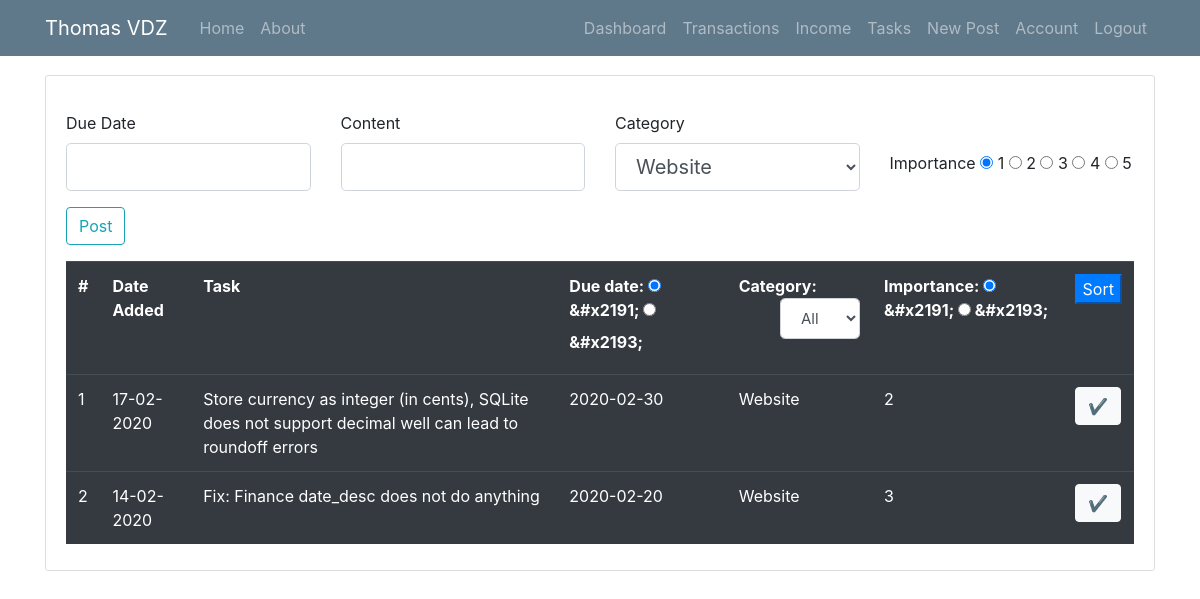
/tasks (signed in), run on an earlier commit of the app's database.
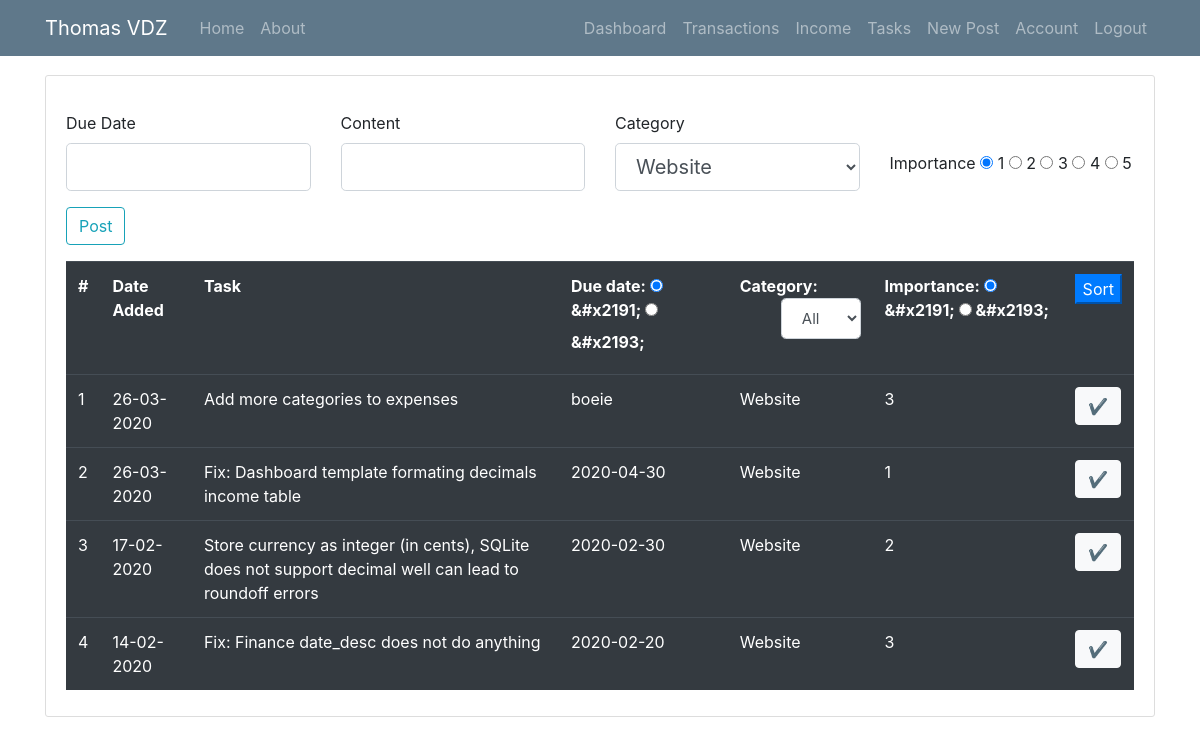
And on a later commit of the database.
### webApp/models.py (models this page shows, shortened)
class Task(db.Model):
    id = db.Column(db.Integer, primary_key=True)
    date_posted = db.Column(db.DateTime, nullable=False, default=datetime.utcnow)
    due_date = db.Column(db.String(20))
    content = db.Column(db.String(100), nullable=False)
    importance = db.Column(db.String(3), nullable=False)
    category = db.Column(db.String(40), nullable=False)
    user_id = db.Column(db.Integer, db.ForeignKey('user.id'), nullable=False)

### webApp/users/routes.py (the view, shortened to what this page needs)
@users.route("/tasks" , methods=['GET','POST'] )
@login_required
def tasks():
    form = TaskForm()
    sort_form= Sort_TaskForm()
    tasks = Task.query.filter_by(author = current_user).order_by(Task.date_posted.desc())
    if sort_form.sort_submit.data and sort_form.validate_on_submit():
        return redirect(url_for('users.sort_tasks', category=sort_form.sort_category.data, date_desc=sort_form.date_desc.data , imp_desc=sort_form.imp_desc.data))
    return render_template('tasks.html',title='To-do List' , form=form, tasks=tasks ,sort_form=sort_form , no_sidebar=True)

### webApp/users/forms.py
class TaskForm(FlaskForm):
    due_date = StringField('Due Date', validators=[DataRequired()])
    content = StringField('Content',  validators=[DataRequired()])
    category = SelectField('Category', choices=[('school','School'),('work','Work'),('website','Website'),('other','Other')] , default='website')
    importance = RadioField('Importance', choices=[('1','1'),('2','2'),('3','3'),('4','4'),('5','5')], default = '1')
    submit = SubmitField('Post')

class Sort_TaskForm(FlaskForm):
    sort_category = SelectField('Category:', choices=[('all','All'),('school','School'),('work','Work'),('website','Website'),('other','Other')] , default='all')
    date_desc = RadioField('Sort Date', choices=[('0','&#x2191;'),('1','&#x2193;')] , default='0')
    imp_desc= RadioField('Importance', choices=[('0','&#x2191;'),('1','&#x2193;')] , default='0')
    sort_submit = SubmitField('Sort')

### webApp/models.py (called while the page is built)
@login_manager.user_loader
def load_user(user_id):
    return User.query.get(int(user_id))

### webApp/templates/tasks.html (shortened to what the changed rows need)
{% extends "layout.html" %}
{% block content %}
    <div class="tasks content-section">
        <form method="POST" action="{{url_for('users.tasks')}}">
            <fieldset class="form-group">
            <div class="row">
                <div class="col task-rating">
                    {% if form.importance.errors %}
                        {{ form.importance(class="form-control form-control-lg is-invalid") }}
                        <div class="invalid-feedback">
                            {% for error in form.importance.errors %}
                                <span>{{ error }}</span>
                            {% endfor %}
                        </div>
                    {% else %}
                        {% for subfield in form.importance %}
                        <tr>
                            <td>{{ subfield }}</td>
                            <td>{{ subfield.label }}</td>
                        </tr>
                        {% endfor %}
                    {% endif %}
                </div>
            </div>
            </fieldset>
        </form>
        <div>
            <table class="table table-dark">
                <form  method="POST" action="">
                    <tr>
                      <th>#</th>
                      <th>Date Added</th>
                      <th>Task</th>
                      <th>Due date:
                        {% for subfield in sort_form.date_desc %}
                            {{ subfield }}
                           {{ subfield.label(class="arrow") }}
                        {% endfor %}
                      </th>
                      <th>Category:
                        {% if sort_form.sort_category.errors %}
                            {{ sort_form.sort_category(class="form-control form-control-lg is-invalid") }}
                            <div class="invalid-feedback">
                                {% for error in sort_form.sort_category.errors %}
                                    <span>{{ error }}</span>
                                {% endfor %}
                            </div>
                        {% else %}
                            {{ sort_form.sort_category(class="form-control form-control-lg") }}
                        {% endif %}
                      </th>
                      <th>Importance:
                        {% for subfield in sort_form.imp_desc %}
                            {{ subfield }}
                            {{ subfield.label(class="arrow") }}
                        {% endfor %}
                      </th>
                      <th>{{sort_form.sort_submit(class="btn-sml sort-submit btn-primary")}}</th>
                    </tr>
                </form>
              {% for task in tasks %}
                <tr>
                  <td>{{loop.index}}</td>
                  <td>{{task.date_posted.strftime('%d-%m-%Y')}}</td>
                  <td>{{task.content}}</td>
                  <td>{{task.due_date}}</td>
                  <td style="text-transform: capitalize;">{{task.category}}</td>
                  <td>{{task.importance}}</td>
                  <td><form action="{{ url_for('users.delete_task', task_id=task.id) }}" method="POST">
                      <input class="btn btn-light" type="submit" value="&#10004">
                  </form>            </td>
                </tr>
              {% endfor %}
              </table>
        </div>
        </div>
{% endblock content %}

What changed in the data, as far as the page shows it:
added Task: date_posted "26-03-2020", content "Add more categories to expenses", due_date "boeie", category "Website", importance "3"
added Task: date_posted "26-03-2020", content "Fix: Dashboard template formating decimals income table", due_date "2020-04-30", category "Website", importance "1"
